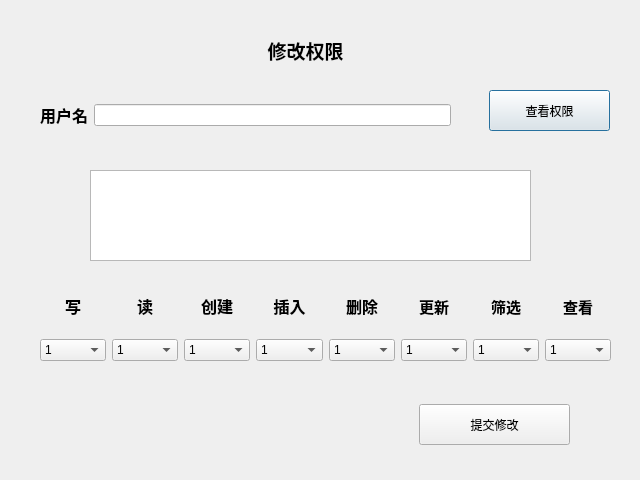
<?xml version="1.0" encoding="UTF-8"?>
<ui version="4.0">
 <class>changeLimitW</class>
 <widget class="QDialog" name="changeLimitW">
  <property name="geometry">
   <rect>
    <x>0</x>
    <y>0</y>
    <width>640</width>
    <height>480</height>
   </rect>
  </property>
  <property name="windowTitle">
   <string>Dialog</string>
  </property>
  <widget class="QLabel" name="label">
   <property name="geometry">
    <rect>
     <x>250</x>
     <y>30</y>
     <width>111</width>
     <height>41</height>
    </rect>
   </property>
   <property name="text">
    <string>&lt;html&gt;&lt;head/&gt;&lt;body&gt;&lt;p align=&quot;center&quot;&gt;&lt;span style=&quot; font-size:14pt; font-weight:600;&quot;&gt;修改权限&lt;/span&gt;&lt;/p&gt;&lt;/body&gt;&lt;/html&gt;</string>
   </property>
  </widget>
  <widget class="QTextBrowser" name="textBrowser">
   <property name="geometry">
    <rect>
     <x>90</x>
     <y>170</y>
     <width>441</width>
     <height>91</height>
    </rect>
   </property>
  </widget>
  <widget class="QPushButton" name="pushButtonShow">
   <property name="geometry">
    <rect>
     <x>489</x>
     <y>90</y>
     <width>121</width>
     <height>41</height>
    </rect>
   </property>
   <property name="text">
    <string>查看权限</string>
   </property>
  </widget>
  <widget class="QPushButton" name="pushButtonSummit">
   <property name="geometry">
    <rect>
     <x>419</x>
     <y>404</y>
     <width>151</width>
     <height>41</height>
    </rect>
   </property>
   <property name="text">
    <string>提交修改</string>
   </property>
  </widget>
  <widget class="QWidget" name="layoutWidget">
   <property name="geometry">
    <rect>
     <x>40</x>
     <y>80</y>
     <width>411</width>
     <height>71</height>
    </rect>
   </property>
   <layout class="QHBoxLayout" name="horizontalLayout">
    <item>
     <widget class="QLabel" name="label_2">
      <property name="text">
       <string>&lt;html&gt;&lt;head/&gt;&lt;body&gt;&lt;p align=&quot;center&quot;&gt;&lt;span style=&quot; font-size:12pt; font-weight:600;&quot;&gt;用户名&lt;/span&gt;&lt;/p&gt;&lt;/body&gt;&lt;/html&gt;</string>
      </property>
     </widget>
    </item>
    <item>
     <widget class="QLineEdit" name="lineEditUserName"/>
    </item>
   </layout>
  </widget>
  <widget class="QWidget" name="layoutWidget">
   <property name="geometry">
    <rect>
     <x>40</x>
     <y>280</y>
     <width>571</width>
     <height>81</height>
    </rect>
   </property>
   <layout class="QGridLayout" name="gridLayout">
    <item row="0" column="0">
     <widget class="QLabel" name="label_3">
      <property name="text">
       <string>&lt;html&gt;&lt;head/&gt;&lt;body&gt;&lt;p align=&quot;center&quot;&gt;&lt;span style=&quot; font-size:12pt; font-weight:600;&quot;&gt;写&lt;/span&gt;&lt;/p&gt;&lt;/body&gt;&lt;/html&gt;</string>
      </property>
     </widget>
    </item>
    <item row="0" column="1">
     <widget class="QLabel" name="label_4">
      <property name="text">
       <string>&lt;html&gt;&lt;head/&gt;&lt;body&gt;&lt;p align=&quot;center&quot;&gt;&lt;span style=&quot; font-size:12pt; font-weight:600;&quot;&gt;读&lt;/span&gt;&lt;/p&gt;&lt;/body&gt;&lt;/html&gt;</string>
      </property>
     </widget>
    </item>
    <item row="0" column="2">
     <widget class="QLabel" name="label_5">
      <property name="text">
       <string>&lt;html&gt;&lt;head/&gt;&lt;body&gt;&lt;p align=&quot;center&quot;&gt;&lt;span style=&quot; font-size:12pt; font-weight:600;&quot;&gt;创建&lt;/span&gt;&lt;/p&gt;&lt;/body&gt;&lt;/html&gt;</string>
      </property>
     </widget>
    </item>
    <item row="0" column="3">
     <widget class="QLabel" name="label_6">
      <property name="text">
       <string>&lt;html&gt;&lt;head/&gt;&lt;body&gt;&lt;p align=&quot;center&quot;&gt;&lt;span style=&quot; font-size:12pt; font-weight:600;&quot;&gt;插入&lt;/span&gt;&lt;/p&gt;&lt;/body&gt;&lt;/html&gt;</string>
      </property>
     </widget>
    </item>
    <item row="0" column="4">
     <widget class="QLabel" name="label_7">
      <property name="text">
       <string>&lt;html&gt;&lt;head/&gt;&lt;body&gt;&lt;p align=&quot;center&quot;&gt;&lt;span style=&quot; font-size:12pt; font-weight:600;&quot;&gt;删除&lt;/span&gt;&lt;/p&gt;&lt;/body&gt;&lt;/html&gt;</string>
      </property>
     </widget>
    </item>
    <item row="0" column="5">
     <widget class="QLabel" name="label_8">
      <property name="text">
       <string>&lt;html&gt;&lt;head/&gt;&lt;body&gt;&lt;p align=&quot;center&quot;&gt;&lt;span style=&quot; font-size:11pt; font-weight:600;&quot;&gt;更新&lt;/span&gt;&lt;/p&gt;&lt;/body&gt;&lt;/html&gt;</string>
      </property>
     </widget>
    </item>
    <item row="0" column="6">
     <widget class="QLabel" name="label_9">
      <property name="text">
       <string>&lt;html&gt;&lt;head/&gt;&lt;body&gt;&lt;p align=&quot;center&quot;&gt;&lt;span style=&quot; font-size:11pt; font-weight:600;&quot;&gt;筛选&lt;/span&gt;&lt;/p&gt;&lt;/body&gt;&lt;/html&gt;</string>
      </property>
     </widget>
    </item>
    <item row="0" column="7">
     <widget class="QLabel" name="label_10">
      <property name="text">
       <string>&lt;html&gt;&lt;head/&gt;&lt;body&gt;&lt;p align=&quot;center&quot;&gt;&lt;span style=&quot; font-size:11pt; font-weight:600;&quot;&gt;查看&lt;/span&gt;&lt;/p&gt;&lt;/body&gt;&lt;/html&gt;</string>
      </property>
     </widget>
    </item>
    <item row="1" column="0">
     <widget class="QComboBox" name="comboBoxW">
      <item>
       <property name="text">
        <string>1</string>
       </property>
      </item>
      <item>
       <property name="text">
        <string>0</string>
       </property>
      </item>
     </widget>
    </item>
    <item row="1" column="1">
     <widget class="QComboBox" name="comboBoxR">
      <item>
       <property name="text">
        <string>1</string>
       </property>
      </item>
      <item>
       <property name="text">
        <string>0</string>
       </property>
      </item>
     </widget>
    </item>
    <item row="1" column="2">
     <widget class="QComboBox" name="comboBoxC">
      <item>
       <property name="text">
        <string>1</string>
       </property>
      </item>
      <item>
       <property name="text">
        <string>0</string>
       </property>
      </item>
     </widget>
    </item>
    <item row="1" column="3">
     <widget class="QComboBox" name="comboBoxIn">
      <item>
       <property name="text">
        <string>1</string>
       </property>
      </item>
      <item>
       <property name="text">
        <string>0</string>
       </property>
      </item>
     </widget>
    </item>
    <item row="1" column="4">
     <widget class="QComboBox" name="comboBoxdel">
      <item>
       <property name="text">
        <string>1</string>
       </property>
      </item>
      <item>
       <property name="text">
        <string>0</string>
       </property>
      </item>
     </widget>
    </item>
    <item row="1" column="5">
     <widget class="QComboBox" name="comboBoxup">
      <item>
       <property name="text">
        <string>1</string>
       </property>
      </item>
      <item>
       <property name="text">
        <string>0</string>
       </property>
      </item>
     </widget>
    </item>
    <item row="1" column="6">
     <widget class="QComboBox" name="comboBoxS">
      <item>
       <property name="text">
        <string>1</string>
       </property>
      </item>
      <item>
       <property name="text">
        <string>0</string>
       </property>
      </item>
     </widget>
    </item>
    <item row="1" column="7">
     <widget class="QComboBox" name="comboBoxShow">
      <item>
       <property name="text">
        <string>1</string>
       </property>
      </item>
      <item>
       <property name="text">
        <string>0</string>
       </property>
      </item>
     </widget>
    </item>
   </layout>
  </widget>
 </widget>
 <resources/>
 <connections/>
</ui>
